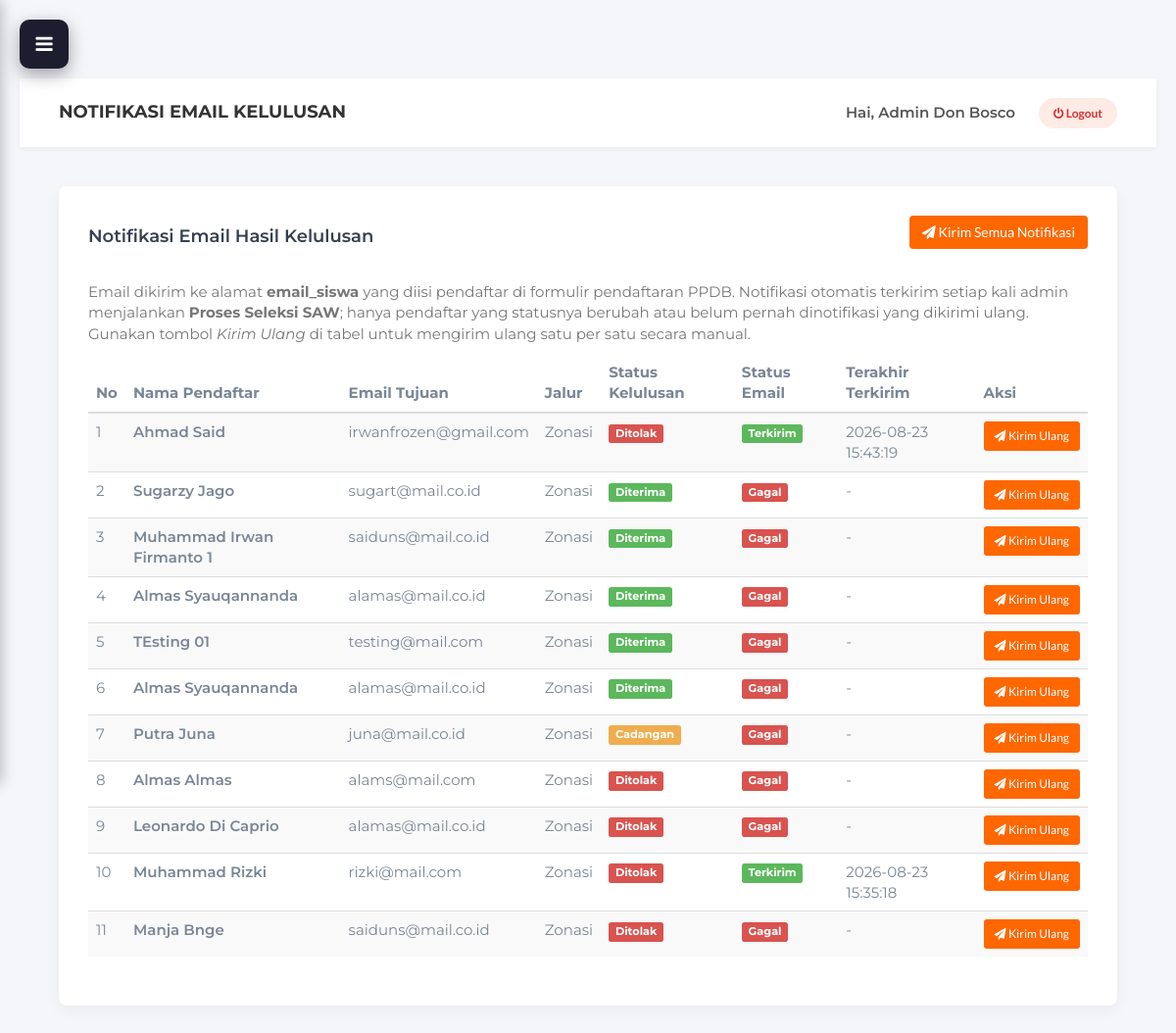
/admin/notifikasi_email.php (signed in), run on the app's committed database.
### tables this page shows
CREATE TABLE `pendaftar_ppdb` (
  `id_pendaftar` int NOT NULL AUTO_INCREMENT,
  `no_registrasi` varchar(20) DEFAULT NULL,
  `nisn` varchar(20) NOT NULL,
  `nama_lengkap` varchar(100) NOT NULL,
  `tempat_lahir` varchar(50) NOT NULL,
  `tanggal_lahir` date NOT NULL,
  `jenis_kelamin` enum('Laki-Laki','Perempuan') NOT NULL,
  `agama` varchar(20) NOT NULL,
  `alamat_lengkap` text NOT NULL,
  `no_hp_siswa` varchar(20) NOT NULL,
  `email_siswa` varchar(100) NOT NULL,
  `no_kk` varchar(20) NOT NULL,
  `nik` varchar(20) NOT NULL,
  `no_akte_lahir` varchar(50) NOT NULL,
  `npsn_smp` varchar(20) NOT NULL,
  `nama_sekolah_asal` varchar(100) NOT NULL,
  `provinsi_smp` varchar(50) NOT NULL,
  `kabupaten_smp` varchar(50) NOT NULL,
  `kecamatan_smp` varchar(50) NOT NULL,
  `foto_siswa` varchar(255) DEFAULT NULL,
  `tanggal_daftar` datetime DEFAULT CURRENT_TIMESTAMP,
  `status_seleksi` enum('Menunggu','Diterima','Ditolak','Cadangan') DEFAULT 'Menunggu',
  `status_daftar_ulang` enum('Belum Konfirmasi','Daftar Ulang','Mengundurkan Diri') NOT NULL DEFAULT 'Belum Konfirmasi',
  `tanggal_daftar_ulang` datetime DEFAULT NULL,
  `catatan_daftar_ulang` varchar(255) DEFAULT NULL,
  `status_email_notifikasi` enum('Belum Terkirim','Terkirim','Gagal') NOT NULL DEFAULT 'Belum Terkirim',
  `status_seleksi_saat_email` enum('Menunggu','Diterima','Ditolak','Cadangan') DEFAULT NULL,
  `email_terkirim_at` datetime DEFAULT NULL,
  `jalur_seleksi` enum('Prestasi','Zonasi','Afirmasi') NOT NULL DEFAULT 'Zonasi',
  `id_gelombang` int DEFAULT NULL,
  PRIMARY KEY (`id_pendaftar`),
  KEY `fk_pendaftar_gelombang` (`id_gelombang`),
  CONSTRAINT `fk_pendaftar_gelombang` FOREIGN KEY (`id_gelombang`) REFERENCES `gelombang_ppdb` (`id_gelombang`) ON DELETE SET NULL ON UPDATE CASCADE
);

CREATE TABLE `nilai_tesmasuk` (
  `id_nilai_tes` int NOT NULL AUTO_INCREMENT,
  `id_pendaftar` int NOT NULL,
  `nilai_raport` float DEFAULT '0',
  `nilai_tes` float DEFAULT '0',
  `nilai_prestasi` float DEFAULT '0',
  `jarak_rumah` float DEFAULT '0',
  `nilai_akhir_saw` float DEFAULT NULL,
  `peringkat` int DEFAULT NULL,
  `peringkat_jalur` int DEFAULT NULL,
  `created_at` timestamp NOT NULL DEFAULT CURRENT_TIMESTAMP,
  PRIMARY KEY (`id_nilai_tes`),
  KEY `fk_nilai_pendaftar` (`id_pendaftar`),
  CONSTRAINT `fk_nilai_pendaftar` FOREIGN KEY (`id_pendaftar`) REFERENCES `pendaftar_ppdb` (`id_pendaftar`) ON DELETE CASCADE ON UPDATE CASCADE
);

### controllers/AdminNotifikasiController.php (called while the page is built, shortened)
<?php
require_once '../models/EmailNotifikasiModel.php';
class AdminNotifikasiController {
    private $model;
    public function __construct() {
        $this->model = new EmailNotifikasiModel();
    }
    public function index() {
        $data_notifikasi = $this->model->getDaftarNotifikasi();
        require_once '../views/admin/notifikasi_email.php';
    }
}
?>

### models/EmailNotifikasiModel.php (called while the page is built, shortened)
<?php
require_once 'Database.php';
class EmailNotifikasiModel extends Database {
    private $statusFinal = ['Diterima', 'Ditolak', 'Cadangan'];
    public function getDaftarNotifikasi() {
        $sql = "SELECT
                    p.id_pendaftar, p.nama_lengkap, p.no_registrasi, p.email_siswa,
                    p.jalur_seleksi, p.status_seleksi, p.status_email_notifikasi,
                    p.status_seleksi_saat_email, p.email_terkirim_at,
                    n.nilai_akhir_saw, n.peringkat
                FROM pendaftar_ppdb p
                LEFT JOIN nilai_tesmasuk n ON p.id_pendaftar = n.id_pendaftar
                WHERE p.status_seleksi IN ('" . implode("','", $this->statusFinal) . "')
                ORDER BY n.peringkat ASC";
        $result = $this->query($sql);
        $data = [];
        while ($row = mysqli_fetch_assoc($result)) {
            $data[] = $row;
        }
        return $data;
    }
}

### models/Database.php (called while the page is built, shortened)
<?php
require_once __DIR__ . '/../Koneksi Database/koneksi.php';
class Database {
    protected $koneksi;
    public function __construct() {
        global $koneksi;
        $this->koneksi = $koneksi;
    }
    public function query($sql) {
        return mysqli_query($this->koneksi, $sql);
    }
}
?>

### views/admin/notifikasi_email.php (the view, shortened to what this page needs)
<div class="card-box">
    <div class="row" style="margin-bottom: 20px;">
        <div class="col-md-6">
            <h4>Notifikasi Email Hasil Kelulusan</h4>
        </div>
        <div class="col-md-6 text-right">
            <a href="notifikasi_email.php?aksi=kirim_semua" class="btn btn-orange" onclick="return confirm('Kirim/kirim ulang email notifikasi ke semua pendaftar berstatus final?')">
                <i class="fa fa-paper-plane"></i> Kirim Semua Notifikasi
            </a>
        </div>
    </div>
    <p class="text-muted">
        Email dikirim ke alamat <b>email_siswa</b> yang diisi pendaftar di formulir pendaftaran PPDB.
        Notifikasi otomatis terkirim setiap kali admin menjalankan <b>Proses Seleksi SAW</b>; hanya pendaftar
        yang statusnya berubah atau belum pernah dinotifikasi yang dikirimi ulang. Gunakan tombol
        <i>Kirim Ulang</i> di tabel untuk mengirim ulang satu per satu secara manual.
    </p>
    <div class="table-responsive">
        <table class="table table-hover table-striped">
            <thead>
                <tr>
                    <th>No</th>
                    <th>Nama Pendaftar</th>
                    <th>Email Tujuan</th>
                    <th>Jalur</th>
                    <th>Status Kelulusan</th>
                    <th>Status Email</th>
                    <th>Terakhir Terkirim</th>
                    <th>Aksi</th>
                </tr>
            </thead>
            <tbody>
                <?php $no = 1; if (count($data_notifikasi) > 0) { foreach ($data_notifikasi as $d): ?>
                <tr>
                    <td><?= $no++; ?></td>
                    <td style="font-weight: 600;"><?= htmlspecialchars($d['nama_lengkap']); ?></td>
                    <td><?= htmlspecialchars($d['email_siswa']); ?></td>
                    <td><?= htmlspecialchars($d['jalur_seleksi']); ?></td>
                    <td>
                        <?php
                        $class = 'default';
                        if ($d['status_seleksi'] == 'Diterima') $class = 'success';
                        elseif ($d['status_seleksi'] == 'Cadangan') $class = 'warning';
                        elseif ($d['status_seleksi'] == 'Ditolak') $class = 'danger';
                        ?>
                        <span class="label label-<?= $class; ?>"><?= $d['status_seleksi']; ?></span>
                    </td>
                    <td>
                        <?php
                        $eclass = 'default';
                        if ($d['status_email_notifikasi'] == 'Terkirim') $eclass = 'success';
                        elseif ($d['status_email_notifikasi'] == 'Gagal') $eclass = 'danger';
                        ?>
                        <span class="label label-<?= $eclass; ?>"><?= $d['status_email_notifikasi']; ?></span>
                    </td>
                    <td><?= $d['email_terkirim_at'] ? htmlspecialchars($d['email_terkirim_at']) : '-'; ?></td>
                    <td>
                        <a href="notifikasi_email.php?aksi=kirim&id=<?= $d['id_pendaftar']; ?>" class="btn btn-sm btn-orange" onclick="return confirm('Kirim ulang email ke <?= htmlspecialchars($d['nama_lengkap']); ?>?')">
                            <i class="fa fa-paper-plane"></i> Kirim Ulang
                        </a>
                    </td>
                </tr>
                <?php endforeach; } else { echo "<tr><td colspan='8' style='padding:20px;'>Belum ada pendaftar berstatus final (Diterima/Cadangan/Ditolak).</td></tr>"; } ?>
            </tbody>
        </table>
    </div>
</div>

### css/style.css (style rules this page uses)
body { font-family: 'Montserrat', sans-serif; font-size: 15px; font-weight: 400; color: #798696; overflow-x:hidden; }
h1,h2,h3,h4,h5,h6 { margin-top: 12px; margin-bottom: 15px; font-weight: 600; color: #374050; }
h4 { font-size:18px; }
a { font-family: 'Lato', sans-serif; color: #374050; font-weight: 700; }

### css/header-custom.css (style rules this page uses)
html { scroll-behavior: smooth !important; }

### views/admin/template/header.php (style rules this page uses)
body { background-color: #f5f7fa; font-family: 'Montserrat', sans-serif; padding-top: 0; }
.card-box { background: #fff; padding: 30px; border-radius: 8px; box-shadow: 0 5px 15px rgba(0,0,0,0.05); }
.btn-orange { background: #FF6700; color: #fff; border: none; }

### data on the page
pendaftar_ppdb: nama_lengkap "Ahmad Said", email_siswa "irwanfrozen@gmail.com", jalur_seleksi "Zonasi", status_seleksi "Ditolak", status_email_notifikasi "Terkirim", email_terkirim_at "2026-08-23 15:43:19"
nilai_tesmasuk: id_pendaftar.nama_lengkap "Sugarzy Jago", id_pendaftar.email_siswa "sugart@mail.co.id", id_pendaftar.jalur_seleksi "Zonasi", id_pendaftar.status_seleksi "Diterima", id_pendaftar.status_email_notifikasi "Gagal"
nilai_tesmasuk: id_pendaftar.nama_lengkap "Muhammad Irwan Firmanto 1", id_pendaftar.email_siswa "saiduns@mail.co.id", id_pendaftar.jalur_seleksi "Zonasi", id_pendaftar.status_seleksi "Diterima", id_pendaftar.status_email_notifikasi "Gagal"
nilai_tesmasuk: id_pendaftar.nama_lengkap "Almas Syauqannanda", id_pendaftar.email_siswa "alamas@mail.co.id", id_pendaftar.jalur_seleksi "Zonasi", id_pendaftar.status_seleksi "Diterima", id_pendaftar.status_email_notifikasi "Gagal"
nilai_tesmasuk: id_pendaftar.nama_lengkap "TEsting 01", id_pendaftar.email_siswa "testing@mail.com", id_pendaftar.jalur_seleksi "Zonasi", id_pendaftar.status_seleksi "Diterima", id_pendaftar.status_email_notifikasi "Gagal"
nilai_tesmasuk: id_pendaftar.nama_lengkap "Almas Syauqannanda", id_pendaftar.email_siswa "alamas@mail.co.id", id_pendaftar.jalur_seleksi "Zonasi", id_pendaftar.status_seleksi "Diterima", id_pendaftar.status_email_notifikasi "Gagal"
nilai_tesmasuk: id_pendaftar.nama_lengkap "Putra Juna", id_pendaftar.email_siswa "juna@mail.co.id", id_pendaftar.jalur_seleksi "Zonasi", id_pendaftar.status_seleksi "Cadangan", id_pendaftar.status_email_notifikasi "Gagal"
nilai_tesmasuk: id_pendaftar.nama_lengkap "Almas Almas", id_pendaftar.email_siswa "alams@mail.com", id_pendaftar.jalur_seleksi "Zonasi", id_pendaftar.status_seleksi "Ditolak", id_pendaftar.status_email_notifikasi "Gagal"
nilai_tesmasuk: id_pendaftar.nama_lengkap "Leonardo Di Caprio", id_pendaftar.email_siswa "alamas@mail.co.id", id_pendaftar.jalur_seleksi "Zonasi", id_pendaftar.status_seleksi "Ditolak", id_pendaftar.status_email_notifikasi "Gagal"
nilai_tesmasuk: id_pendaftar.nama_lengkap "Muhammad Rizki", id_pendaftar.email_siswa "rizki@mail.com", id_pendaftar.jalur_seleksi "Zonasi", id_pendaftar.status_seleksi "Ditolak", id_pendaftar.status_email_notifikasi "Terkirim", id_pendaftar.email_terkirim_at "2026-08-23 15:35:18"
nilai_tesmasuk: id_pendaftar.nama_lengkap "Manja Bnge", id_pendaftar.email_siswa "saiduns@mail.co.id", id_pendaftar.jalur_seleksi "Zonasi", id_pendaftar.status_seleksi "Ditolak", id_pendaftar.status_email_notifikasi "Gagal"

### other printed values
$title "NOTIFIKASI EMAIL KELULUSAN"
$_SESSION['admin_nama'] "Admin Don Bosco"
